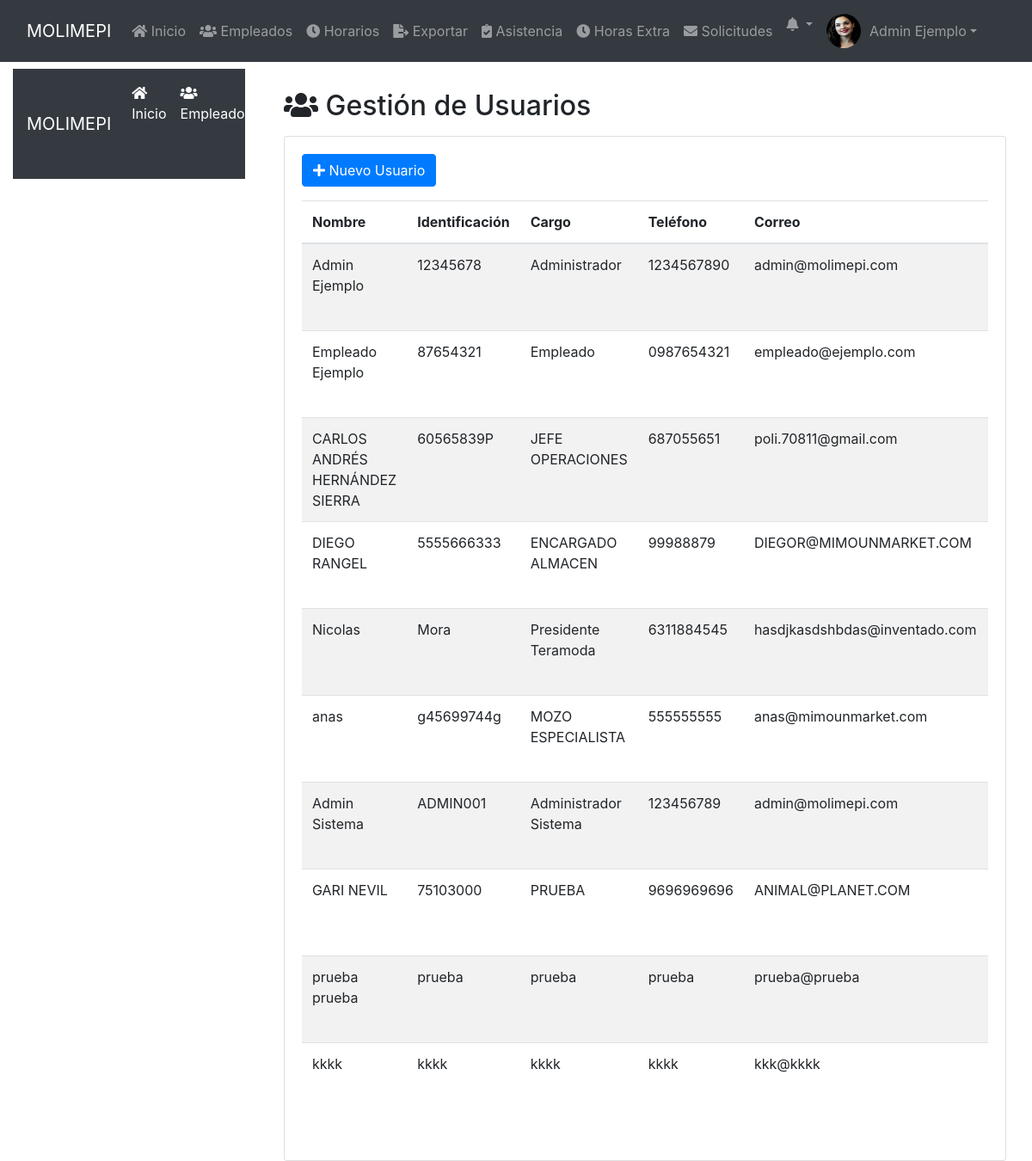
Page /public/usuarios.php (signed in) on the earlier database version.
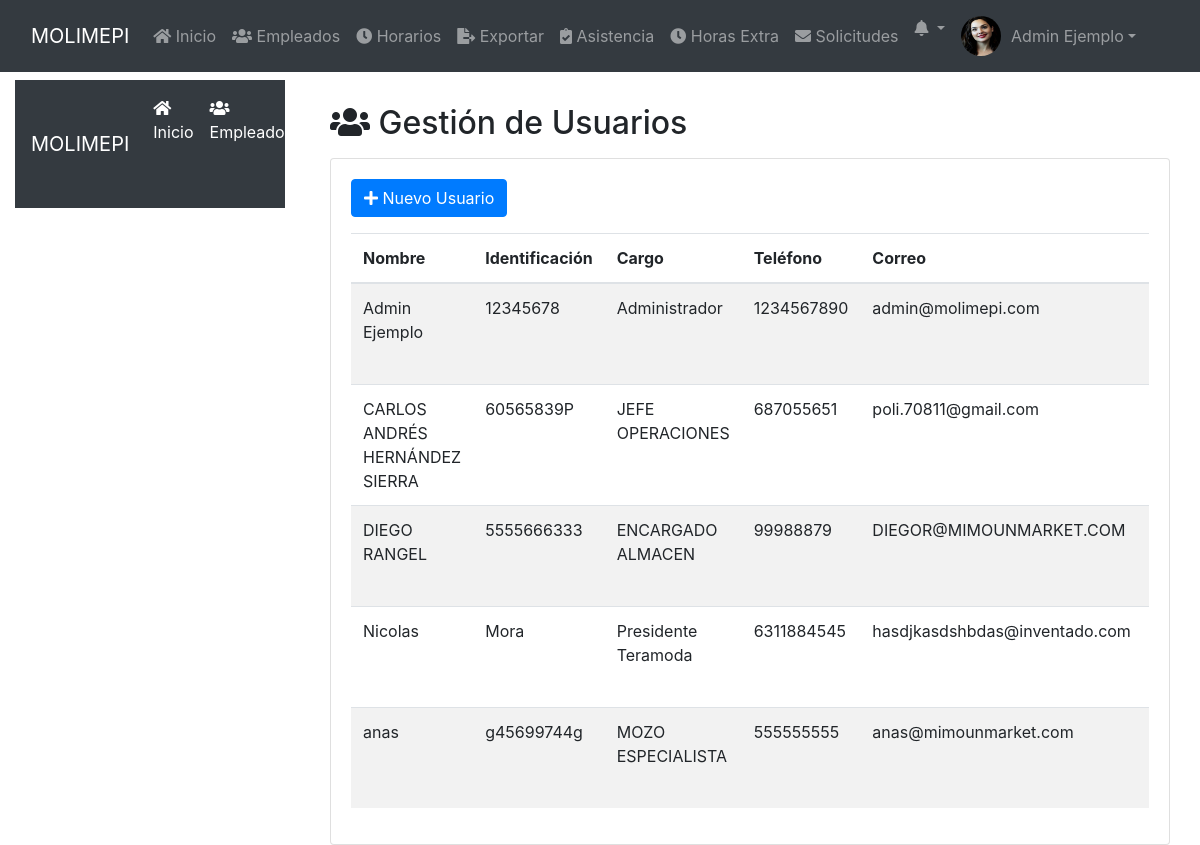
Same page on the later database version.
### tables this page shows
CREATE TABLE `usuarios` (
  `ID` int(11) NOT NULL,
  `nombre` varchar(100) NOT NULL,
  `identificacion` varchar(50) NOT NULL,
  `cargo` varchar(50) NOT NULL,
  `telefono` varchar(20) DEFAULT NULL,
  `correo` varchar(100) DEFAULT NULL,
  `nickname` varchar(50) NOT NULL,
  `password` varchar(255) DEFAULT NULL,
  `rol` enum('Administrador','Empleado') DEFAULT 'Empleado',
  `imagen` varchar(255) DEFAULT 'imgs/nofoto.png',
  `fecha_registro` timestamp NOT NULL DEFAULT current_timestamp(),
  `cambio_password` tinyint(1) DEFAULT 0
);

### public/usuarios.php (the view, shortened to what the changed rows need)
<?php
require_once '../config/database.php';
$stmt = $pdo->prepare("SELECT * FROM usuarios");
$stmt->execute();
$usuarios = $stmt->fetchAll(PDO::FETCH_ASSOC);
?>
<!DOCTYPE html>
<html lang="es">
<?php include 'head.php'; ?>
<body>
    <?php include 'navbar.php'; ?>
    <div class="container-fluid">
        <div class="row">
            <div class="col-md-9">
                <div class="container mt-4">
                    <h2><i class="fas fa-users"></i> Gestión de Usuarios</h2>
                    <div class="card mt-3">
                        <div class="card-body">
                            <table class="table table-striped table-responsive">
                                <thead>
                                    <tr>
                                        <th>Nombre</th>
                                        <th>Identificación</th>
                                        <th>Cargo</th>
                                        <th>Teléfono</th>
                                        <th>Correo</th>
                                        <th>Rol</th>
                                    </tr>
                                </thead>
                                <tbody>
                                    <?php foreach ($usuarios as $usuario): ?>
                                    <tr>
                                        <td><?php echo $usuario['nombre']; ?></td>
                                        <td><?php echo $usuario['identificacion']; ?></td>
                                        <td><?php echo $usuario['cargo']; ?></td>
                                        <td><?php echo $usuario['telefono']; ?></td>
                                        <td><?php echo $usuario['correo']; ?></td>
                                        <td><?php echo $usuario['rol']; ?></td>
                                    </tr>
                                    <?php endforeach; ?>
                                </tbody>
                            </table>
                        </div>
                    </div>
                </div>
            </div>
        </div>
    </div>
</body>
</html>

### public/navbar.php (shortened to what the changed rows need)
<?php
require_once '../config/database.php';
$usuario_id = obtenerIdUsuario();
$stmt = $pdo->prepare("SELECT nombre, imagen FROM usuarios WHERE ID = :id");
$stmt->execute(['id' => $usuario_id]);
$usuario = $stmt->fetch(PDO::FETCH_ASSOC);
$imagenPerfil = (!empty($usuario['imagen']) && file_exists("../" . $usuario['imagen'])) ? "../" . $usuario['imagen'] : '../public/imgs/nofoto.png';
?>
<nav class="navbar navbar-expand-lg navbar-dark bg-dark fixed-top">
    <div class="container-fluid">
        <div class="collapse navbar-collapse" id="navbarNav">
            <ul class="navbar-nav ms-auto">
                <li class="nav-item dropdown">
                    <a class="nav-link dropdown-toggle d-flex align-items-center" href="#" id="userDropdown" role="button" data-bs-toggle="dropdown" aria-expanded="false">
                        <img src="<?php echo $imagenPerfil; ?>" class="rounded-circle" style="width: 40px; height: 40px; margin-right: 10px;">
                        <span><?php echo htmlspecialchars($usuario['nombre']); ?></span>
                    </a>
                </li>
            </ul>
        </div>
    </div>
</nav>

Differences in the rows shown:
removed usuarios: nombre "Empleado Ejemplo", identificacion "87654321", cargo "Empleado", telefono "0987654321", correo "empleado@ejemplo.com"
removed usuarios: nombre "Admin Sistema", identificacion "ADMIN001", cargo "Administrador Sistema", telefono "123456789", correo "admin@molimepi.com"
removed usuarios: nombre "GARI NEVIL", identificacion "75103000", cargo "PRUEBA", telefono "9696969696", correo "ANIMAL@PLANET.COM"
removed usuarios: nombre "prueba prueba", identificacion "prueba", cargo "prueba", telefono "prueba", correo "prueba@prueba"
removed usuarios: nombre "kkkk", identificacion "kkkk", cargo "kkkk", telefono "kkkk", correo "kkk@kkkk"
